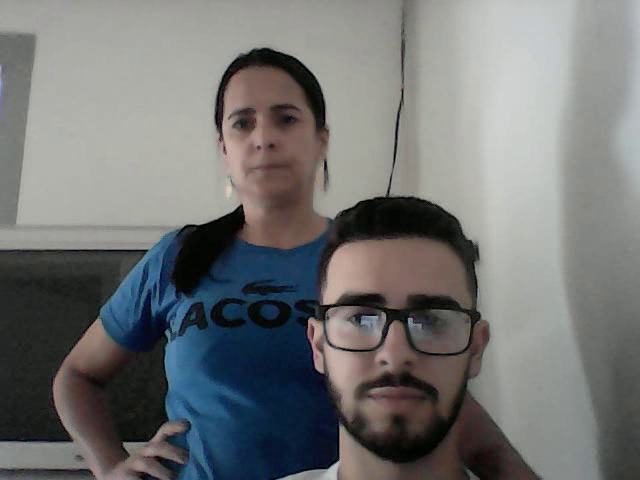
#> input picture frame 30 of Caso3.avi, 640 x 480 px
$ python ReconhecendoHaar.py
#> lines starting #> are read from the running program, lines starting #| are printed output that depends on the picture; after the words box and inside, x2 and y2 are one past the last pixel; in counts of white or black regions, pixels touching at a corner belong together
#Esse algoritmo usa um HaarCascade para a detecção

import cv2

face_cascade =  cv2.CascadeClassifier('haarcascade_frontalface_default.xml')
#carrega o algoritmo de haar cascade

video = cv2.VideoCapture("Caso3.avi") #carrega o video

contador = 0
while video.isOpened() and contador < 300:
    validacao, frame = video.read()
#> frame is the input picture: shape (480, 640, 3); mean B, G, R 115.5, 115.6, 114.5

    if not validacao:
            break

    gray = cv2.cvtColor(frame, cv2.COLOR_BGR2GRAY) #transforma o frame colorido em um frame em cinza
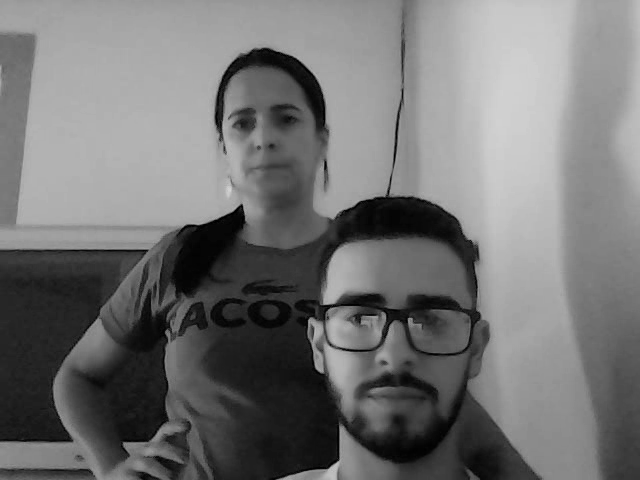
#> gray: shape (480, 640); min 0, max 212, mean 115.2

    faces = face_cascade.detectMultiScale(gray, 1.1, 4) #detecta as faces no frame em escalas de cinza
#> faces = [[206, 74, 121, 121], [293, 235, 200, 200]]

    for (x, y, w, h) in faces: #desenha o retangulo em volta da face reconhecida
        cv2.rectangle(frame, (x, y), (x+w, y+h), (255, 0, 0), 2)
#> this loop made 2 passes
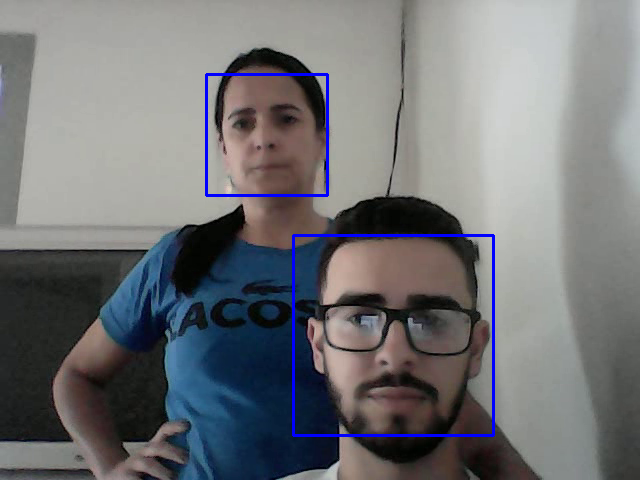
#> frame: shape (480, 640, 3); 1.25% of pixels changed, all inside (x1, y1, x2, y2) = (205, 73, 495, 437)

    cv2.imshow("Video com reconhecimento aplicado", cv2.flip(frame,1))
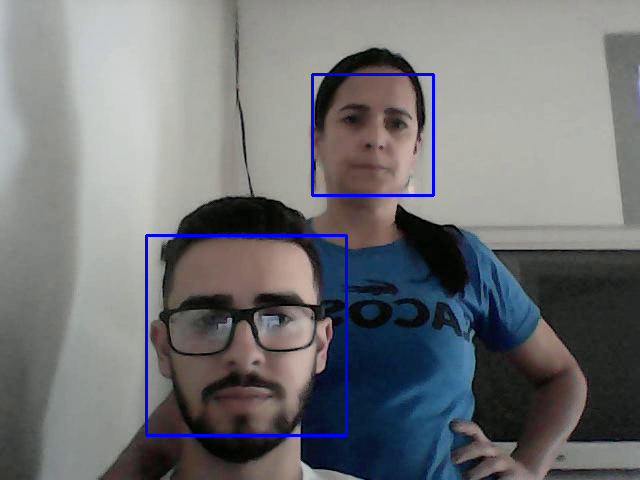
#> window 'Video com reconhecimento aplic': shape (480, 640, 3); mean B, G, R 117.5, 114.4, 113.4

    contador += 1
    if cv2.waitKey(5) == 27: #garante que o código vai ser pausado ao apertar ESC (código 27) e que o código vai esperar 5 milisegundos a cada leitura da video
#> (key Esc is pressed here)
        break


video.release()
cv2.destroyAllWindows() #fecha todas as janelas

$ run again, starting later in the video
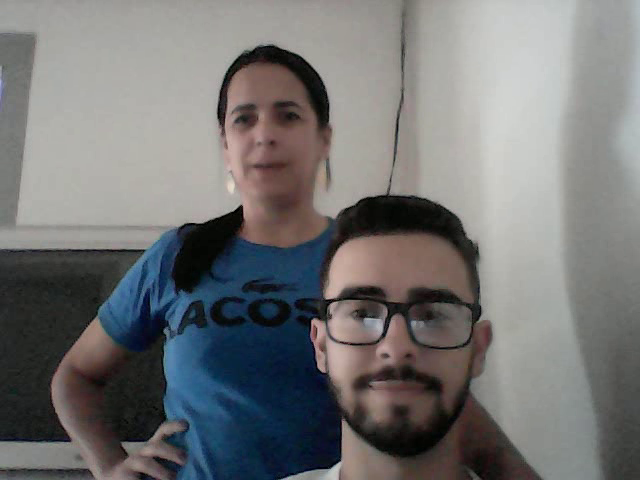
#> input picture frame 135 of Caso3.avi, 640 x 480 px
#> frame is the input picture: shape (480, 640, 3); mean B, G, R 115.8, 115.7, 115.7
#> faces = [[205, 69, 125, 125], [295, 232, 198, 198]]
#> the loop `for (x, y, w, h) in faces:` made 2 passes
#> after the loop `for (x, y, w, h) in faces:`:
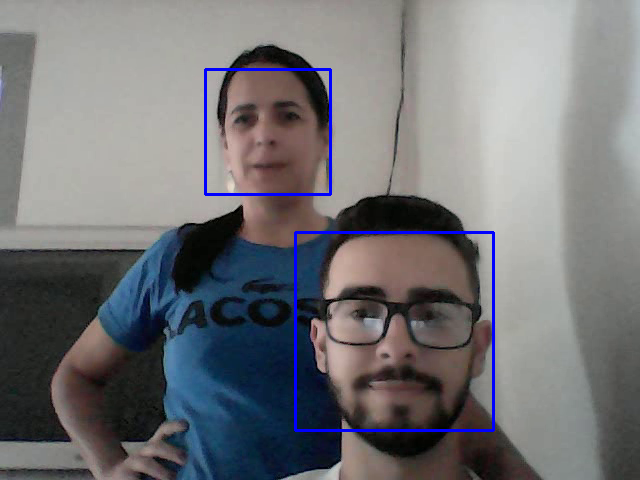
#> frame: shape (480, 640, 3); 1.26% of pixels changed, all inside (x1, y1, x2, y2) = (204, 68, 495, 432)
#> `cv2.imshow("Video com reconhecimento aplicado", cv2.flip(frame,1))`:
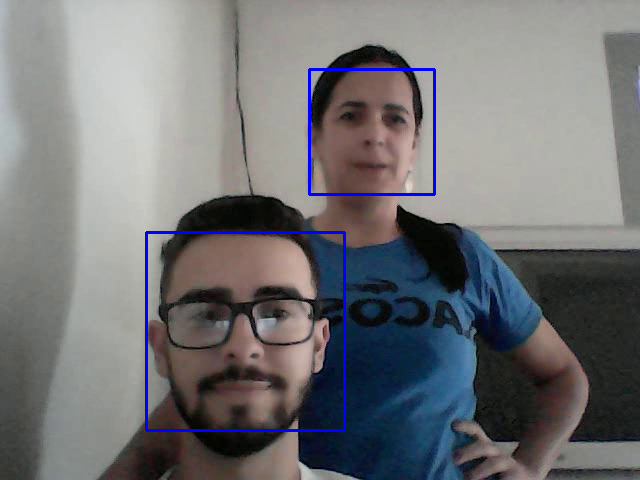
#> window 'Video com reconhecimento aplic': shape (480, 640, 3); mean B, G, R 117.8, 114.5, 114.5

$ run again, starting later in the video
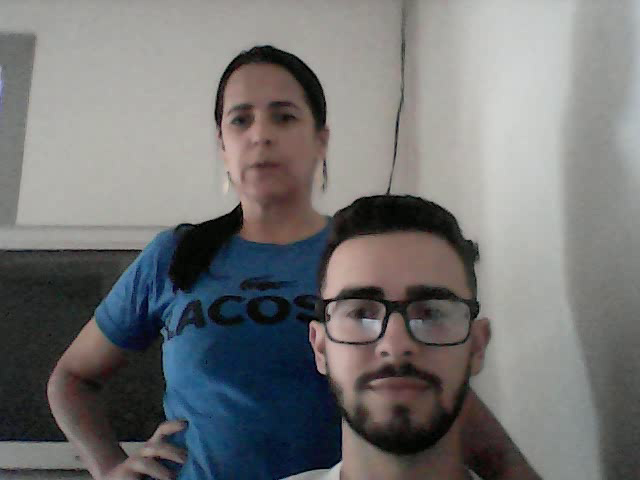
#> input picture frame 240 of Caso3.avi, 640 x 480 px
#> frame is the input picture: shape (480, 640, 3); mean B, G, R 116.1, 115.8, 115.8
#> faces = [[204, 71, 121, 121], [297, 232, 200, 200]]
#> the loop `for (x, y, w, h) in faces:` made 2 passes
#> after the loop `for (x, y, w, h) in faces:`:
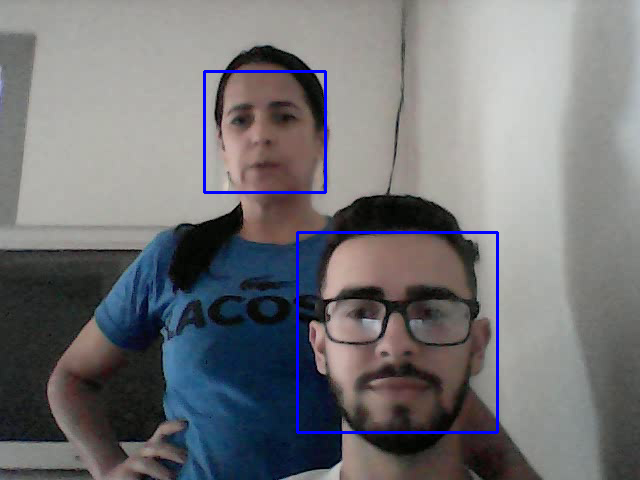
#> frame: shape (480, 640, 3); 1.25% of pixels changed, all inside (x1, y1, x2, y2) = (203, 70, 499, 434)
#> `cv2.imshow("Video com reconhecimento aplicado", cv2.flip(frame,1))`:
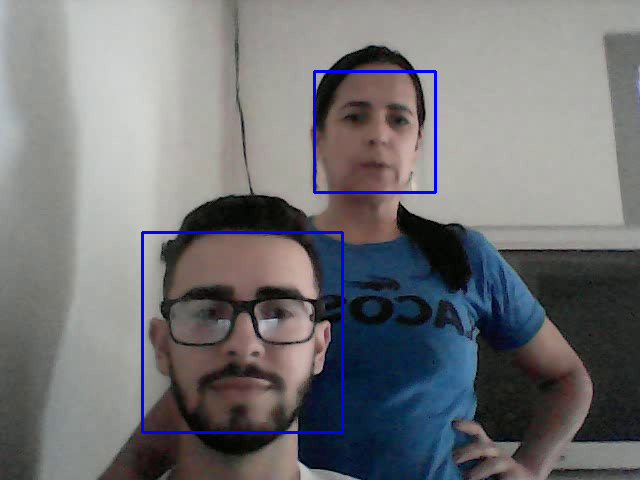
#> window 'Video com reconhecimento aplic': shape (480, 640, 3); mean B, G, R 118.1, 114.7, 114.6
